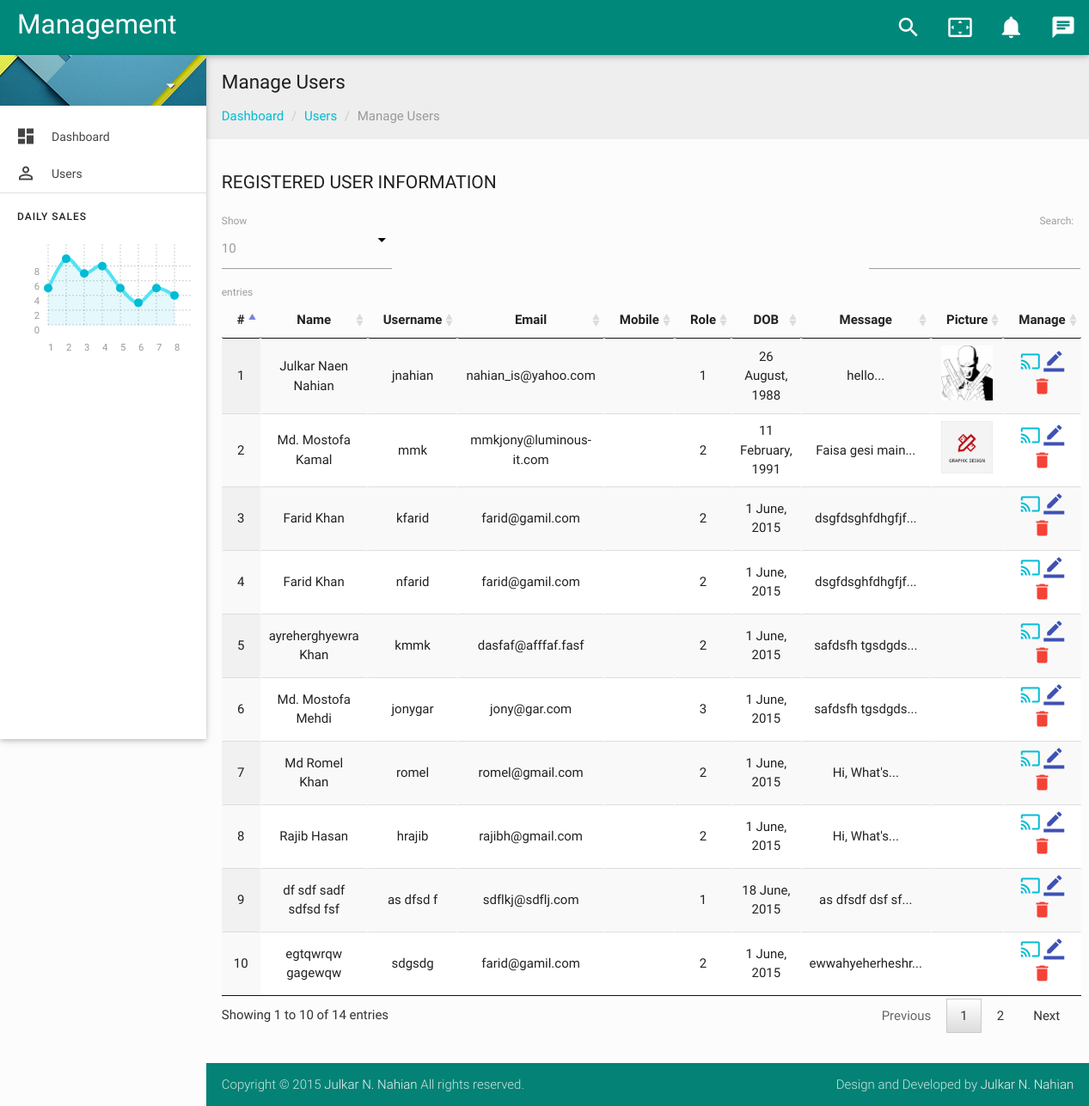
Page /dashboard/manageuser.php on the committed database.
### tables this page shows
CREATE TABLE IF NOT EXISTS `j_user` (
  `u_id` int(11) NOT NULL,
  `u_fname` varchar(50) NOT NULL,
  `u_lname` varchar(50) NOT NULL,
  `u_username` varchar(20) NOT NULL,
  `u_email` varchar(50) NOT NULL,
  `u_pass` varchar(100) NOT NULL,
  `u_role` tinyint(4) NOT NULL,
  `u_dob` varchar(50) NOT NULL,
  `u_image` varchar(200) NOT NULL,
  `u_msg` varchar(200) NOT NULL
);

### functions/functions.php (called while the page is built, shortened)
<?php session_start();
class Database {
    private $conn, $query_res;
    private function connect() {
        return $this->conn = mysqli_connect(HOST, USER, PASSWORD, DB_NAME);
    }
    private function disconnect() {
        if ($this->conn) {
            return true;
        } else {
            return false;
        }
    }
    public function query($query_string) {
        if ($this->connect()) {
            $this->query_res = mysqli_query($this->conn, $query_string);
            if (!$this->query_res) {
                return FALSE;
            } else {
                return $this->query_res;
            }
        } else
            echo 'Connection Error!';
    }
    public function fetch() {
        if ($this->query_res) {
            return mysqli_fetch_array($this->query_res);
        } else {
            return false;
        }
    }
}
class Tools {
    public function get_header() {
        require_once (INC_PATH . 'header.php');
    }
    public function get_footer() {
        require_once (INC_PATH . 'footer.php');
    }
    public function get_sidebar() {
        require_once (INC_PATH . 'sidebar.php');
    }
    public function get_part($partname) {
        require_once (PART_PATH . $partname . '.php');
    }
}
?>

### page_contents/parts/usertable.php (the view)
<?php
    $oDb = new Database();
?>
<div id="breadcrumbs-wrapper" class=" grey lighten-3">
    <div class="container">
        <div class="row">
            <div class="col s12 m12 l12">
                <h5 class="breadcrumbs-title">Manage Users</h5>
                <ol class="breadcrumb">
                    <li><a href="index.php">Dashboard</a></li>
                    <li><a href="#">Users</a></li>
                    <li class="active">Manage Users</li>
                </ol>
            </div>
        </div>
    </div>
</div>
<div class="container">
    <div class="section">
        <div id="table-datatables">
            <h4 class="header">Registered User Information</h4>
            <div class="row">
                <div class="col s12 m8 l12">
                    <table id="data-table-simple" class="responsive-table display" cellspacing="0">
                        <thead>
                            <tr>
                                <th>#</th>
                                <th>Name</th>
                                <th>Username</th>
                                <th>Email</th>
                                <th>Mobile</th>
                                <th>Role</th>
                                <th>DOB</th>
                                <th>Message</th>
                                <th>Picture</th>
                                <th>Manage</th>
                            </tr>
                        </thead>
                        <tbody>
                            <?php
                                $qr = $oDb->query("select * from j_user");
                                $sl = 1;
                                while ($res = $oDb->fetch($qr)){ ?>
                                    <tr>
                                        <td><?php echo $sl++; ?></td>
                                        <td><?php echo ($res['u_fname'].' '.$res['u_lname']); ?></td>
                                        <td><?php echo $res['u_username']; ?></td>
                                        <td><?php echo $res['u_email']; ?></td>
                                        <td><?php echo $res['u_mob']; ?></td>
                                        <td><?php echo $res['u_role']; ?></td>
                                        <td><?php echo $res['u_dob']; ?></td>
                                        <td><?php echo substr($res['u_msg'], 0, 15).'...'; ?></td>
                                        <td><img class="user_img" src="../uploads/users/<?php echo $res['u_image'];?>" alt=""/></td>
                                        <td>
                                            <a class="cyan-text" href="?view=<?php echo $res['u_id']; ?>"><i class="mdi-hardware-cast"></i></a>
                                            <a class="indigo-text" href="adduser.php?edit=<?php echo $res['u_id']; ?>"><i class="mdi-editor-border-color"></i></a>
                                            <a class="red-text" href="#" data-id="<?php echo $res['u_id']; ?>" onclick="return deleteItem(this, 'j_user')"><i class="mdi-action-delete"></i></a>
                                        </td>
                                    </tr>
                                <?php  }
                            ?>
                        </tbody>
                    </table>
                </div>
            </div>
        </div>
    </div>
</div>

### page_contents/includes/header.php (shortened to what this page needs)
<!DOCTYPE html>
<html lang="en">
    <head>
        <link href="../css/materialize.css" type="text/css" rel="stylesheet" media="screen,projection">
        <link href="../css/style.css" type="text/css" rel="stylesheet" media="screen,projection">
        <link href="../js/plugins/material-preloader/materialPreloader.html" type="text/css" rel="stylesheet" media="screen,projection">
        <link href="../js/plugins/perfect-scrollbar/perfect-scrollbar.css" type="text/css" rel="stylesheet" media="screen,projection">
        <link href="../js/plugins/jvectormap/jquery-jvectormap.css" type="text/css" rel="stylesheet" media="screen,projection">
        <link href="../js/plugins/chartist-js/chartist.min.css" type="text/css" rel="stylesheet" media="screen,projection">
        <link href="../css/prism.css" type="text/css" rel="stylesheet" media="screen,projection">
        <link href="../js/plugins/data-tables/css/jquery.dataTables.min.css" type="text/css" rel="stylesheet" media="screen,projection">
    </head>
    <body>
        <header id="header" class="page-topbar">
            <div class="navbar-fixed">
                <nav class="teal darken-1">
                    <div class="nav-wrapper">
                        <h1 class="logo-wrapper">
                            <a href="index.php" class="brand-logo darken-1">
                            	Management
                            </a>
                        </h1>
                        <ul class="right hide-on-med-and-down">
                            <li>
                                <a href="javascript:void(0);" class="waves-effect waves-block waves-light show-search"><i class="mdi-action-search"></i></a>
                            </li>
                            <li><a href="javascript:void(0);" class="waves-effect waves-block waves-light toggle-fullscreen"><i class="mdi-action-settings-overscan"></i></a>
                            </li>
                            <li><a href="javascript:void(0);" class="waves-effect waves-block waves-light"><i class="mdi-social-notifications"></i></a>
                            </li>
                            <li><a href="#" data-activates="chat-out" class="waves-effect waves-block waves-light chat-collapse"><i class="mdi-communication-chat"></i></a>
                            </li>
                        </ul>
                    </div>
                </nav>
            </div>
        </header>
        <div id="main">
            <div class="wrapper">

### page_contents/includes/sidebar.php (shortened to what this page needs)
<?php
    $user = $_SESSION['username'];
?>
<aside id="left-sidebar-nav">
    <ul id="slide-out" class="side-nav fixed leftside-navigation">
        <li class="user-details cyan darken-2">
            <div class="row">
                <div class="col col s4 m4 l4">
                </div>
                <div class="col col s8 m8 l8">
                    <a class="btn-flat dropdown-button waves-effect waves-light white-text profile-btn" href="#" data-activates="profile-dropdown">
                        <?php echo $user; ?><i class="mdi-navigation-arrow-drop-down right"></i>
                    </a>
                </div>
            </div>
        </li>
		<li class="bold">
       		<a href="index.php" class="waves-effect waves-cyan"><i class="mdi-action-dashboard"></i> Dashboard</a>
        </li>
        <li class="no-padding">
            <ul class="collapsible collapsible-accordion">
				<li class="bold"><a class="collapsible-header waves-effect waves-cyan"><i class="mdi-social-person-outline"></i> Users</a>
                </li>
            </ul>
        </li>
        <li class="li-hover"><div class="divider"></div></li>
        <li class="li-hover"><p class="ultra-small margin more-text">Daily Sales</p></li>
        <li class="li-hover">
            <div class="row">
                <div class="col s12 m12 l12">
                    <div class="sample-chart-wrapper">
                        <div class="ct-chart ct-golden-section" id="ct2-chart"></div>
                    </div>
                </div>
            </div>
        </li>
    </ul>
</aside>

### dashboard/manageuser.php
<?php require_once('../functions/functions.php');
$oTools->get_header();
$oTools->get_sidebar();
?>
<section id="content">
	<?php
$oTools->get_part('usertable');
$oTools->get_footer();
	?>

### page_contents/includes/footer.php (shortened to what this page needs)
<footer class="page-footer">
    <div class="footer-copyright">
        <div class="container">
            Copyright © <?php echo date("Y"); ?> <a class="grey-text text-lighten-4" href="http://jnahian.com" target="_blank">Julkar N. Nahian</a> All rights reserved.
            <span class="right"> Design and Developed by <a class="grey-text text-lighten-4" href="https://www.facebook.com/jnahian">Julkar N. Nahian</a></span>
        </div>
    </div>
</footer>
</body>
</html>

### css/style.css (style rules this page uses)
body { background-color: #fcfcfc; }
#main { padding-left: 240px; }
.margin { margin: 0; }
.container { padding: 0 0.5rem; margin: 0 auto; max-width: 100% !important; width: 98%; }
#content .container .row { margin-bottom: 0; }
@media only screen and (min-width: 601px) { .container { width: 98%; } }
@media only screen and (min-width: 993px) { .container { width: 98%; } }
.ultra-small { font-size: 0.8rem; margin: 0; padding: 0; }
h4.header { font-size: 1.5rem; line-height: 2.508rem; margin: 1.14rem 0 0.912rem 0; }
h4.header { font-size: 1.4rem; font-weight: 400; text-transform: uppercase; }
.more-text { padding: 5px 20px; font-weight: 500; letter-spacing: 1px; text-transform: uppercase; }
h1.logo-wrapper { margin: 0px 0px; }
header .brand-logo { margin: 5px 0px; padding: 0 20px; }
ul.side-nav.fixed { top: 64px; }
.side-nav a { line-height: 42px; height: 42px; }
#left-sidebar-nav { position: fixed; width: 100px; left: 180px; z-index: 999; height: auto; }
#slide-out li a i { line-height: inherit; width: 2rem; font-size: 1.6rem; display: block; float: left; text-align: center; margin-right: 1rem; }
ul.side-nav li { padding: 0; }
ul.side-nav .collapsible-header { margin: 0; }
ul.side-nav.fixed { overflow: hidden; }
ul.side-nav.fixed li { line-height: 44px; }
ul.side-nav.fixed li a { font-size: 14px; font-weight: 400; }
ul.side-nav.fixed ul.collapsible-accordion { background-color: #FFF; }
ul.side-nav.fixed li.user-details { background: url(../images/user-bg.jpg) no-repeat center center; -webkit-background-size: cover; -moz-background-size: cover; -o-background-size: cover; background-size: cover; margin-bottom: 15px; padding: 15px 0px 0px 15px; }
.user-details .row { margin: 0; }
ul.side-nav.fixed .profile-btn { margin: 0; text-transform: capitalize; padding: 0; text-shadow: 1px 1px 1px #444; font-size: 15px; }
.bold > a { font-weight: bold; }
.breadcrumb { padding: 0px; margin: 15px 0px; list-style: none; }
.breadcrumbs-title { font-size: 1.5rem; line-height: 1.804rem; margin: 18px 0px 0px 0px; }
.breadcrumb > li { display: inline-block; }
.breadcrumb a { color: #00bcd4; }
.breadcrumb .active { font-weight: normal; color: #999; }
.breadcrumb > li + li:before { padding: 0 5px; color: #ccc; content: "/\00a0"; }
.sample-chart-wrapper { width: 100%; }
#flotchart td, th { padding: 5px; }
.collapsible-header { font-weight: 500; }
footer.page-footer { padding-top: 0px; }
.user_img { width: 60px; height: auto; display: inline-block; }
header .brand-logo { line-height: 1.5; }
.dataTable th, .dataTable td { text-align: center; }
footer.page-footer { background: #00897B; }

### rows in the picture
j_user: u_fname "Julkar Naen", u_lname "Nahian", u_username "jnahian", u_email "nahian_is@yahoo.com", u_role "1", u_dob "26 August, 1988", u_msg "hello", u_image (picture)
j_user: u_fname "Md. Mostofa", u_lname "Kamal", u_username "mmk", u_email "mmkjony@luminous-it.com", u_role "2", u_dob "11 February, 1991", u_msg "Faisa gesi main", u_image (picture)
j_user: u_fname "Farid", u_lname "Khan", u_username "kfarid", u_email "farid@gamil.com", u_role "2", u_dob "1 June, 2015", u_msg "dsgfdsghfdhgfjf"
j_user: u_fname "Farid", u_lname "Khan", u_username "nfarid", u_email "farid@gamil.com", u_role "2", u_dob "1 June, 2015", u_msg "dsgfdsghfdhgfjf"
j_user: u_fname "ayreherghyewra", u_lname "Khan", u_username "kmmk", u_email "dasfaf@afffaf.fasf", u_role "2", u_dob "1 June, 2015", u_msg "safdsfh tgsdgds"
j_user: u_fname "Md. Mostofa", u_lname "Mehdi", u_username "jonygar", u_email "jony@gar.com", u_role "3", u_dob "1 June, 2015", u_msg "safdsfh tgsdgds"
j_user: u_fname "Md Romel", u_lname "Khan", u_username "romel", u_email "romel@gmail.com", u_role "2", u_dob "1 June, 2015", u_msg "Hi, What's"
j_user: u_fname "Rajib", u_lname "Hasan", u_username "hrajib", u_email "rajibh@gmail.com", u_role "2", u_dob "1 June, 2015", u_msg "Hi, What's"
j_user: u_fname "df sdf sadf", u_lname "sdfsd fsf", u_username "as dfsd f", u_email "sdflkj@sdflj.com", u_role "1", u_dob "18 June, 2015", u_msg "as dfsdf dsf sf"
j_user: u_fname "egtqwrqw", u_lname "gagewqw", u_username "sdgsdg", u_email "farid@gamil.com", u_role "2", u_dob "1 June, 2015", u_msg "ewwahyeherheshr"
